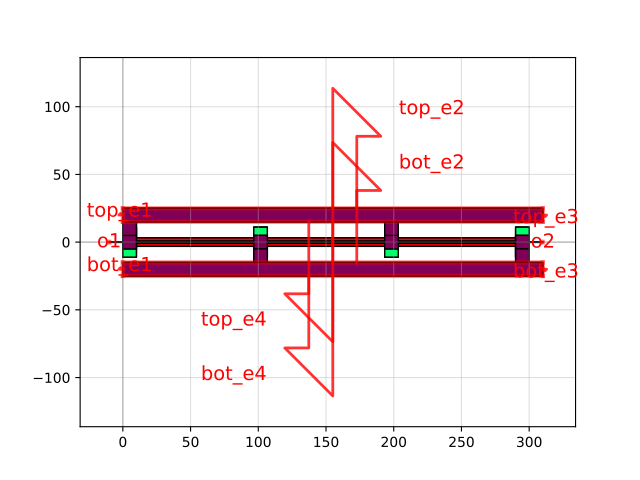

This figure's Python source:
import gdsfactory as gf

c = gf.components.straight_heater_doped_strip(length=320.0, nsections=3, via_stack_metal_size=[10.0, 10.0], via_stack_size=[10.0, 10.0], with_taper1=True, with_taper2=True, heater_width=2.0, heater_gap=0.8, via_stack_gap=0.0, width=0.5, with_top_via_stack=True, with_bot_via_stack=True)
c.plot()
